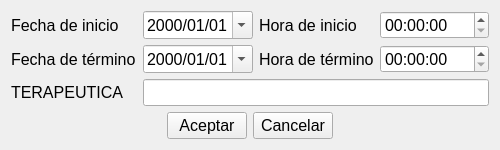
<?xml version="1.0" encoding="UTF-8"?>
<ui version="4.0">
 <class>item_terapeutica</class>
 <widget class="QWidget" name="item_terapeutica">
  <property name="geometry">
   <rect>
    <x>0</x>
    <y>0</y>
    <width>500</width>
    <height>142</height>
   </rect>
  </property>
  <property name="windowTitle">
   <string>AGREGAR TERAPEUTICA</string>
  </property>
  <property name="windowIcon">
   <iconset resource="rc.qrc">
    <normaloff>:/new/distributor-report.png</normaloff>:/new/distributor-report.png</iconset>
  </property>
  <layout class="QGridLayout" name="gridLayout_2">
   <item row="0" column="0">
    <layout class="QGridLayout" name="gridLayout">
     <item row="0" column="0">
      <widget class="QLabel" name="label_2">
       <property name="font">
        <font>
         <pointsize>12</pointsize>
        </font>
       </property>
       <property name="text">
        <string>Fecha de inicio    </string>
       </property>
      </widget>
     </item>
     <item row="0" column="1">
      <widget class="QDateEdit" name="dateEdit_Fecha_inicio">
       <property name="font">
        <font>
         <pointsize>12</pointsize>
        </font>
       </property>
       <property name="displayFormat">
        <string>yyyy/MM/dd</string>
       </property>
       <property name="calendarPopup">
        <bool>true</bool>
       </property>
      </widget>
     </item>
     <item row="0" column="2">
      <widget class="QLabel" name="label_3">
       <property name="font">
        <font>
         <pointsize>12</pointsize>
        </font>
       </property>
       <property name="text">
        <string>Hora de inicio</string>
       </property>
      </widget>
     </item>
     <item row="0" column="3">
      <widget class="QTimeEdit" name="timeEdit_Hora_inicio">
       <property name="font">
        <font>
         <pointsize>12</pointsize>
        </font>
       </property>
       <property name="displayFormat">
        <string>hh:mm:ss</string>
       </property>
       <property name="calendarPopup">
        <bool>false</bool>
       </property>
      </widget>
     </item>
     <item row="1" column="0">
      <widget class="QLabel" name="label_5">
       <property name="font">
        <font>
         <pointsize>12</pointsize>
        </font>
       </property>
       <property name="text">
        <string>Fecha de término</string>
       </property>
      </widget>
     </item>
     <item row="1" column="1">
      <widget class="QDateEdit" name="dateEdit_Fecha_fin">
       <property name="font">
        <font>
         <pointsize>12</pointsize>
        </font>
       </property>
       <property name="displayFormat">
        <string>yyyy/MM/dd</string>
       </property>
       <property name="calendarPopup">
        <bool>true</bool>
       </property>
      </widget>
     </item>
     <item row="1" column="2">
      <widget class="QLabel" name="label_6">
       <property name="font">
        <font>
         <pointsize>12</pointsize>
        </font>
       </property>
       <property name="text">
        <string>Hora de término</string>
       </property>
      </widget>
     </item>
     <item row="1" column="3">
      <widget class="QTimeEdit" name="timeEdit_Hora_fin">
       <property name="font">
        <font>
         <pointsize>12</pointsize>
        </font>
       </property>
       <property name="displayFormat">
        <string>hh:mm:ss</string>
       </property>
       <property name="calendarPopup">
        <bool>false</bool>
       </property>
      </widget>
     </item>
     <item row="2" column="0">
      <widget class="QLabel" name="label_4">
       <property name="font">
        <font>
         <pointsize>12</pointsize>
        </font>
       </property>
       <property name="text">
        <string>TERAPEUTICA</string>
       </property>
      </widget>
     </item>
     <item row="2" column="1" colspan="3">
      <widget class="QLineEdit" name="lineEdit">
       <property name="font">
        <font>
         <pointsize>12</pointsize>
        </font>
       </property>
      </widget>
     </item>
     <item row="3" column="0" colspan="4">
      <layout class="QHBoxLayout" name="horizontalLayout">
       <item>
        <spacer name="horizontalSpacer">
         <property name="font">
          <font>
           <pointsize>12</pointsize>
          </font>
         </property>
         <property name="orientation">
          <enum>Qt::Horizontal</enum>
         </property>
         <property name="sizeHint" stdset="0">
          <size>
           <width>40</width>
           <height>20</height>
          </size>
         </property>
        </spacer>
       </item>
       <item>
        <widget class="QPushButton" name="pushButton_Aceptar">
         <property name="font">
          <font>
           <pointsize>12</pointsize>
          </font>
         </property>
         <property name="text">
          <string>Aceptar</string>
         </property>
        </widget>
       </item>
       <item>
        <widget class="QPushButton" name="pushButton_Cancelar">
         <property name="font">
          <font>
           <pointsize>12</pointsize>
          </font>
         </property>
         <property name="text">
          <string>Cancelar</string>
         </property>
        </widget>
       </item>
       <item>
        <spacer name="horizontalSpacer_2">
         <property name="orientation">
          <enum>Qt::Horizontal</enum>
         </property>
         <property name="sizeHint" stdset="0">
          <size>
           <width>40</width>
           <height>20</height>
          </size>
         </property>
        </spacer>
       </item>
      </layout>
     </item>
    </layout>
   </item>
  </layout>
 </widget>
 <tabstops>
  <tabstop>dateEdit_Fecha_inicio</tabstop>
  <tabstop>timeEdit_Hora_inicio</tabstop>
  <tabstop>dateEdit_Fecha_fin</tabstop>
  <tabstop>timeEdit_Hora_fin</tabstop>
  <tabstop>lineEdit</tabstop>
  <tabstop>pushButton_Aceptar</tabstop>
  <tabstop>pushButton_Cancelar</tabstop>
 </tabstops>
 <resources>
  <include location="rc.qrc"/>
 </resources>
 <connections/>
</ui>
